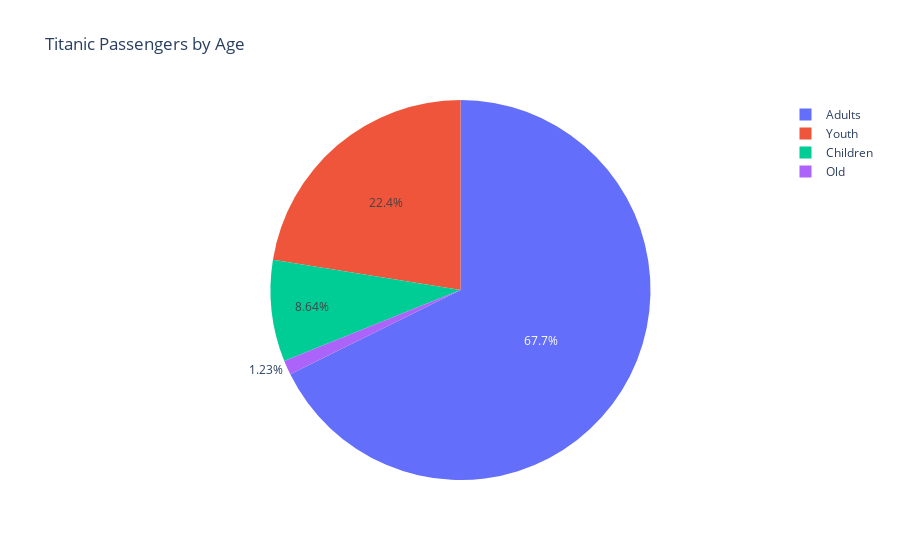

Source (notebook cell):
### Code cell
# Pic Age Categories
fig = px.pie(
    values=all_passengers_by_age["age_category"],
    names=all_passengers_by_age.index,
    title="Titanic Passengers by Age"
)
fig.show()

### Figure 1 — Plotly figure (JSON) as saved in the notebook; plotly's stock layout.template omitted (floating-point values rounded to 4 significant figures)
{"data": [{"domain": {"x": [0, 1], "y": [0, 1]}, "hovertemplate": "label=%{label}<br>value=%{value}<extra></extra>", "labels": ["Adults", "Youth", "Children", "Old"], "legendgroup": "", "name": "", "showlegend": true, "type": "pie", "values": [603, 200, 77, 11]}], "layout": {"legend": {"tracegroupgap": 0}, "title": {"text": "Titanic Passengers by Age"}}}
